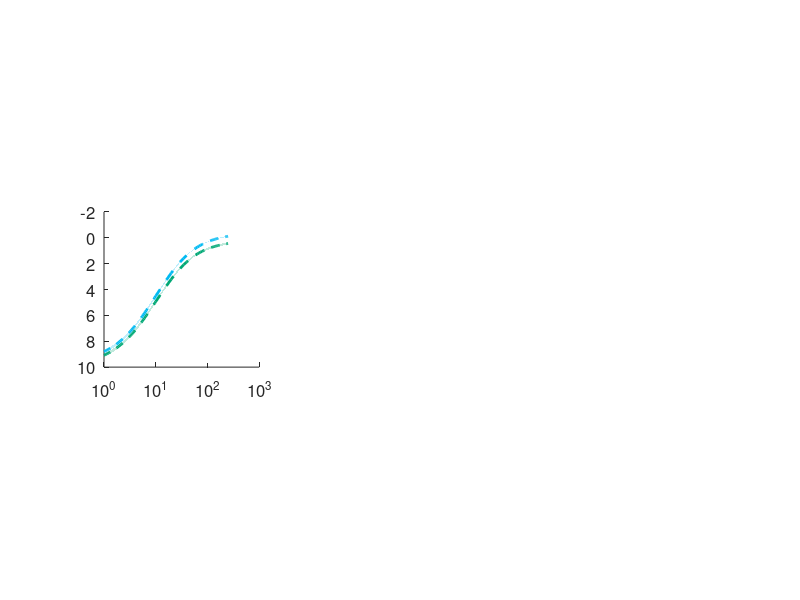

The MATLAB source for this figure: (Note: this script raises an error after producing the figure.)
% Andrew Stannard
clear variables; close all;

CBP = [0 114 187; 241 90 35; 0 168 117; 235 222 58; ...
    219 111 171; 248 147 29; 1 186 242; 189 190 192]/255;

load Fig3BC_fit_data.txt

x = Fig3BC_fit_data(:, 1);
Mg_fit = Fig3BC_fit_data(:, 2:10);
Ca_fit = Fig3BC_fit_data(:, 11:end);

conc = [1 2 5 10 20 50 100 200];
Mg_hetero_E = [-1.03 0.18 0.02 0.67 4.59 14.23 26.64 37.25]/100;
Mg_hetero_E_e = [1.16 1.58 1.47 0.84 1.65 2.95 3.13 3.43]/100;
Ca_hetero_E = [-1.04 0.70 0.64 1.72 9.17 26.06 42.14 52.27]/100;
Ca_hetero_E_e = [1.49 1.57 2.86 1.89 2.25 1.76 3.15 4.99]/100;
Mg_homo_E = [-0.29 1.21 1.19 2.86 8.38 23.70 39.52 51.10]/100;
Mg_homo_E_e = [1.03 0.61 0.78 0.57 0.82 0.78 0.85 1.39]/100;
Ca_homo_E = [-0.12 0.84 2.01 5.27 15.68 39.99 56.18 65.56]/100;
Ca_homo_E_e = [0.35 0.54 1.00 0.45 1.26 2.93 3.03 2.76]/100;

Ca_hetero_K = Ca_hetero_E./(1-Ca_hetero_E);
Ca_hetero_K_e = (Ca_hetero_K./Ca_hetero_E).^2.*Ca_hetero_E_e;
Mg_hetero_K = Mg_hetero_E./(1-Mg_hetero_E);
Mg_hetero_K_e = (Mg_hetero_K./Mg_hetero_E).^2.*Mg_hetero_E_e;
Ca_homo_K = Ca_homo_E./(1-Ca_homo_E);
Ca_homo_K_e = (Ca_homo_K./Ca_homo_E).^2.*Ca_homo_E_e;
Mg_homo_K = Mg_homo_E./(1-Mg_homo_E);
Mg_homo_K_e = (Mg_homo_K./Mg_homo_E).^2.*Mg_homo_E_e;

Ca_hetero_DG = -log(Ca_hetero_K);
Ca_hetero_DG_e = Ca_hetero_K_e./Ca_hetero_K;
Ca_homo_DG = -log(Ca_homo_K);
Ca_homo_DG_e = Ca_homo_K_e./Ca_homo_K;
Mg_hetero_DG = -log(Mg_hetero_K);
Mg_hetero_DG_e = Mg_hetero_K_e./Mg_hetero_K;
Mg_homo_DG = -log(Mg_homo_K);
Mg_homo_DG_e = Mg_homo_K_e./Mg_homo_K;

subplot(131);
set(gca, 'FontSize', 12, 'XScale', 'log','Ydir','reverse'); 
hold on; axis square;
h1 = fill([x; flipud(x)], [Mg_fit(:,4); flipud(Mg_fit(:,6))], ...
    CBP(3,:), 'LineStyle', 'none'); set(h1, 'facealpha', .25);
plot(x, Mg_fit(:,5), '--', 'LineWidth', 2, 'Color', CBP(3,:));
h2 = fill([x; flipud(x)], [Mg_fit(:,1); flipud(Mg_fit(:,3))], ...
    CBP(7,:), 'LineStyle', 'none'); set(h2, 'facealpha', .25);
plot(x, Mg_fit(:,2), '--', 'LineWidth', 2, 'Color', CBP(7,:));
errorbar(conc(5:end), Mg_hetero_DG(5:end), Mg_hetero_DG_e(5:end), ...
    'Color', CBP(3, :), 'LineStyle', 'none', 'LineWidth', 2);
plot(conc(5:end), Mg_hetero_DG(5:end), '^', 'MarkerEdgeColor', [0 0 0], ...
    'MarkerSize', 10, 'MarkerFaceColor', CBP(3, :));
errorbar(conc(5:end), Mg_homo_DG(5:end), Mg_homo_DG_e(5:end), ...
    'Color', CBP(7, :), 'LineStyle', 'none', 'LineWidth', 2);
plot(conc(5:end), Mg_homo_DG(5:end), '^', 'MarkerEdgeColor', [0 0 0], ...
    'MarkerSize', 10, 'MarkerFaceColor', CBP(7, :));
xlabel('[Mg^{2+}] (mM)'); 
ylabel('Coalignment free energy, \DeltaG (k_BT)');
xticks([20 50 100 200]); xticklabels({'20', '50', '100', '200'});
yticks([-1 0 1 2 3 4]); yticklabels({'-1', '0', '1', '2', '3', '4'});
xlim([10 400]); ylim([-1 4]);

subplot(132);
set(gca, 'FontSize', 12, 'XScale', 'log','Ydir','reverse'); 
hold on; axis square;
h3 = fill([x; flipud(x)], [Ca_fit(:,4); flipud(Ca_fit(:,6))], ...
    CBP(4,:), 'LineStyle', 'none'); set(h3, 'facealpha', .25);
plot(x, Ca_fit(:,5), '--', 'LineWidth', 2, 'Color', CBP(4,:));
h4 = fill([x; flipud(x)], [Ca_fit(:,1); flipud(Ca_fit(:,3))], ...
    CBP(6,:), 'LineStyle', 'none'); set(h4, 'facealpha', .25);
plot(x, Ca_fit(:,2), '--', 'LineWidth', 2, 'Color', CBP(6,:));
errorbar(conc(5:end), Ca_hetero_DG(5:end), Ca_hetero_DG_e(5:end), ...
    'Color', CBP(4, :), 'LineStyle', 'none', 'LineWidth', 2);
plot(conc(5:end), Ca_hetero_DG(5:end), 'v', 'MarkerEdgeColor', [0 0 0], ...
    'MarkerSize', 10, 'MarkerFaceColor', CBP(4, :));
errorbar(conc(5:end), Ca_homo_DG(5:end), Ca_homo_DG_e(5:end), ...
    'Color', CBP(6, :), 'LineStyle', 'none', 'LineWidth', 2);
plot(conc(5:end), Ca_homo_DG(5:end), 'v', 'MarkerEdgeColor', [0 0 0], ...
    'MarkerSize', 10, 'MarkerFaceColor', CBP(6, :));
xlabel('[Ca^{2+}] (mM)'); 
ylabel('Coalignment free energy, \DeltaG (k_BT)');
xticks([20 50 100 200]); xticklabels({'20', '50', '100', '200'});
yticks([-1 0 1 2 3 4]); yticklabels({'-1', '0', '1', '2', '3', '4'});
xlim([10 400]); ylim([-1 4]);

Ca_recog = -log(Ca_homo_K./Ca_hetero_K);
Ca_recog_e = sqrt((Ca_homo_K_e./Ca_homo_K).^2 + ...
    (Ca_hetero_K_e./Ca_hetero_K).^2);
Mg_recog = -log(Mg_homo_K./Mg_hetero_K);
Mg_recog_e = sqrt((Mg_homo_K_e./Mg_homo_K).^2 + ...
    (Mg_hetero_K_e./Mg_hetero_K).^2);

subplot(133);
set(gca, 'FontSize', 12, 'XScale', 'log','Ydir','reverse'); 
hold on; axis square;
h5 = fill([x; flipud(x)], [Ca_fit(:,7); flipud(Ca_fit(:,9))], ...
    CBP(6,:), 'LineStyle', 'none'); set(h5, 'facealpha', .25);
plot(x, Ca_fit(:,8), '--', 'LineWidth', 2, 'Color', CBP(6,:));
h6 = fill([x; flipud(x)], [Mg_fit(:,7); flipud(Mg_fit(:,9))], ...
    CBP(7,:), 'LineStyle', 'none'); set(h6, 'facealpha', .25);
plot(x, Mg_fit(:,8), '--', 'LineWidth', 2, 'Color', CBP(7,:));
errorbar(conc(5:end), Ca_recog(5:end), Ca_recog_e(5:end), 'Color', ...
    CBP(6, :), 'LineStyle', 'none', 'LineWidth', 2);
plot(conc(5:end), Ca_recog(5:end), 'v', 'MarkerEdgeColor', [0 0 0], ...
    'MarkerSize', 10, 'MarkerFaceColor', CBP(6, :));
errorbar(conc(5:end), Mg_recog(5:end), Mg_recog_e(5:end), ...
    'Color', CBP(7, :), 'LineStyle', 'none', 'LineWidth', 2);
plot(conc(5:end), Mg_recog(5:end), '^', 'MarkerEdgeColor', [0 0 0], ...
    'MarkerSize', 10, 'MarkerFaceColor', CBP(7, :));
xlabel('[M^{2+}] (mM)'); 
ylabel('Recognition free energy, \Delta\DeltaG_{recog} (k_BT)');
xticks([20 50 100 200]); xticklabels({'20', '50', '100', '200'});
yticks([-1.5 -1 -0.5 0 0.5]); 
yticklabels({'-1.5', '-1.0', '-0.5', '0.0', '0.5'});
xlim([10 400]); ylim([-1.5 0.5]); 
